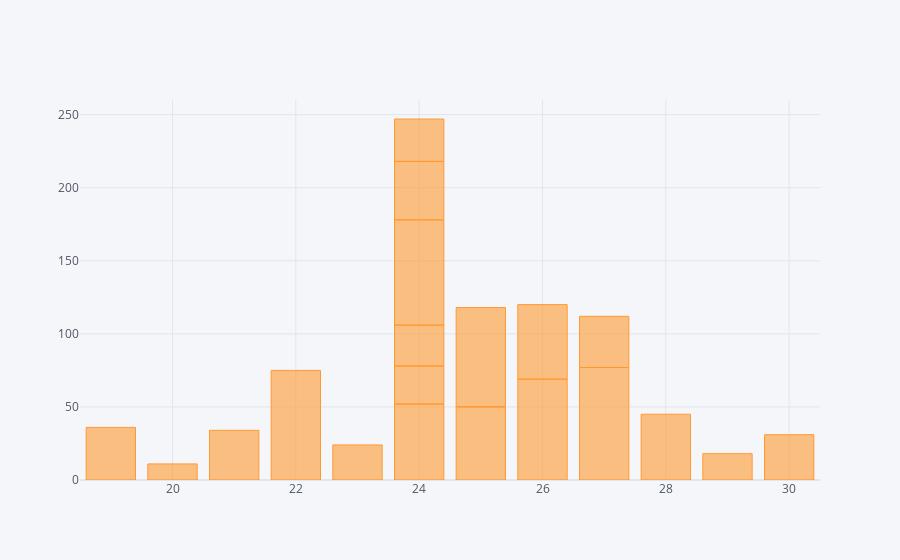

Notebook code for this chart:
### Code cell
data1.iplot(kind='bar', x= 'Age', y='Sales in Rs')

### Figure 1 — Plotly figure (JSON) as saved in the notebook; plotly's stock layout.template omitted (floating-point values rounded to 4 significant figures)
{"data": [{"marker": {"color": "rgba(255, 153, 51, 0.6)", "line": {"color": "rgba(255, 153, 51, 1.0)", "width": 1}}, "name": "Sales in Rs", "orientation": "v", "text": "", "type": "bar", "x": [25, 22, 20, 27, 28, 24, 24, 23, 24, 30, 19, 24, 26, 26, 21, 24, 29, 27, 24, 25], "y": [50, 75, 11, 77, 45, 52, 26, 24, 28, 31, 36, 72, 69, 51, 34, 40, 18, 35, 29, 68]}], "layout": {"legend": {"bgcolor": "#F5F6F9", "font": {"color": "#4D5663"}}, "paper_bgcolor": "#F5F6F9", "plot_bgcolor": "#F5F6F9", "title": {"font": {"color": "#4D5663"}}, "xaxis": {"gridcolor": "#E1E5ED", "showgrid": true, "tickfont": {"color": "#4D5663"}, "title": {"font": {"color": "#4D5663"}, "text": ""}, "zerolinecolor": "#E1E5ED"}, "yaxis": {"gridcolor": "#E1E5ED", "showgrid": true, "tickfont": {"color": "#4D5663"}, "title": {"font": {"color": "#4D5663"}, "text": ""}, "zerolinecolor": "#E1E5ED"}}}
